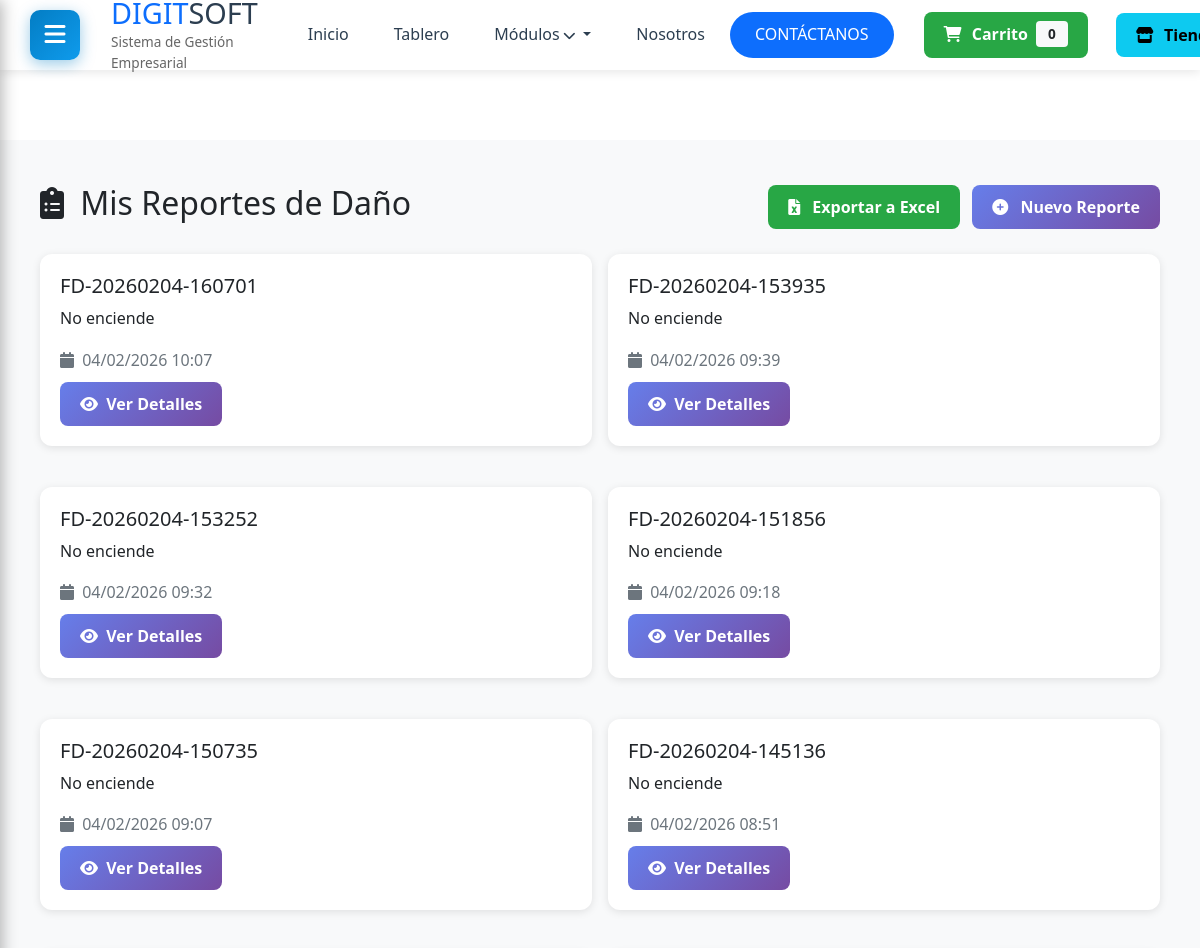
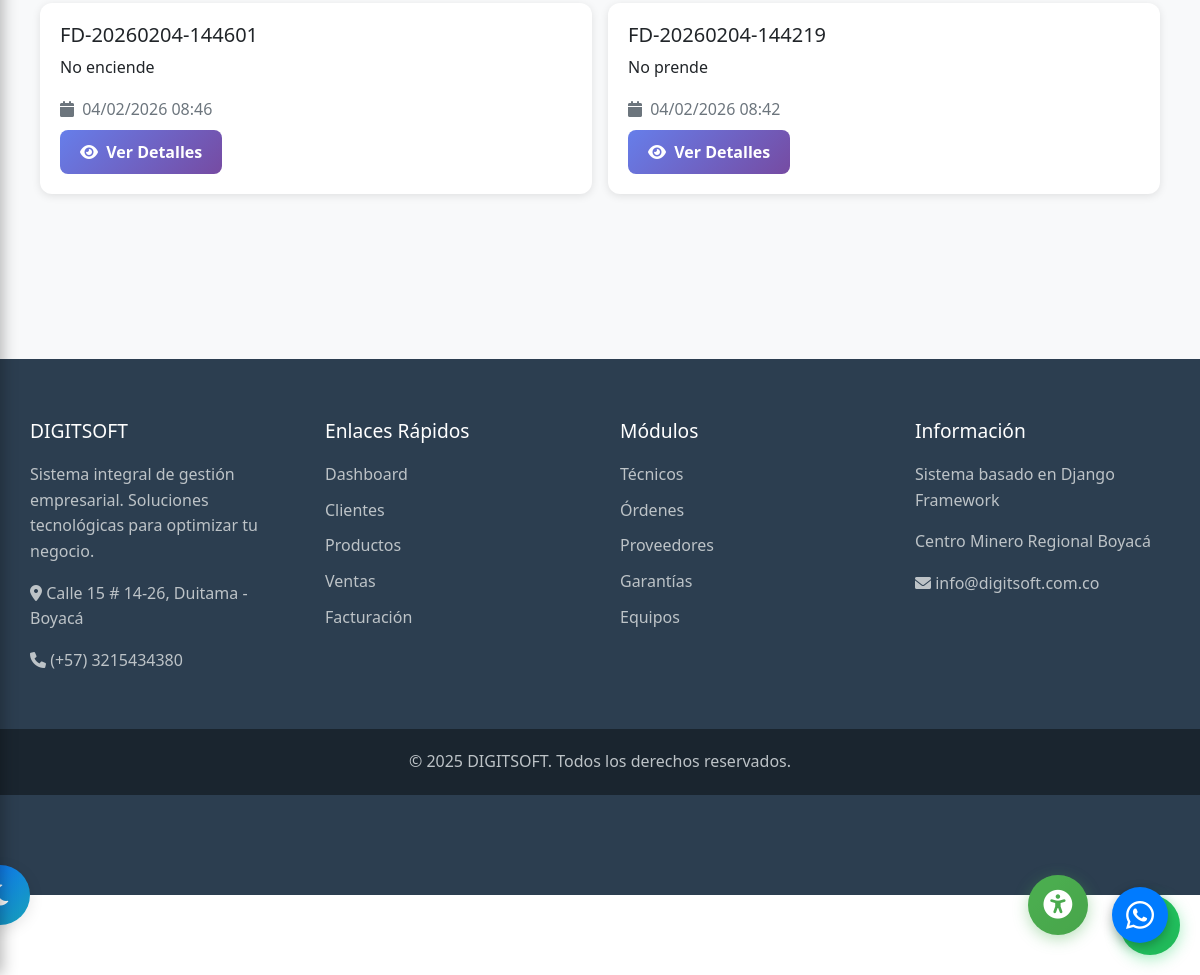
Screenshot of /reportes-dano/mis-reportes/ (signed in) with the database file from the repository (2 pictures, top to bottom).
### reportes_dano/models.py (models this page shows, shortened)
class RegistroDano(models.Model):
    numero_factura = models.CharField(max_length=50, unique=True, blank=True)
    fecha_reporte = models.DateTimeField(default=timezone.now)
    descripcion_dano = models.TextField()
    usuario = models.ForeignKey(User, on_delete=models.SET_NULL, null=True, blank=True)
    orden = models.ForeignKey(
        'ordenes.OrdenServicio',
        on_delete=models.SET_NULL,
        null=True,
        blank=True,
        related_name='reportes_dano',
        verbose_name="Orden de Servicio"
    )
    class Meta:
        verbose_name = "Registro de Daño"
        verbose_name_plural = "Registros de Daños"

### reportes_dano/views.py (the view)
# urls.py: path('mis-reportes/', views.mis_reportes, name='mis_reportes'),
@login_required
def mis_reportes(request):
    reportes = RegistroDano.objects.filter(usuario=request.user).order_by('-fecha_reporte')
    return render(request, 'reportes_dano/mis_reportes.html', {'reportes': reportes})

### templates/reportes_dano/mis_reportes.html (shortened to what this page needs)
{% extends 'base_dashboard.html' %}
{% load static %}
{% block content %}
<div class="container-fluid py-4">
    <div class="d-flex justify-content-between align-items-center mb-4">
        <h2><i class="fas fa-clipboard-list me-2"></i> Mis Reportes de Daño</h2>
        <div>
            <a href="{% url 'reportes_dano:exportar_excel' %}" class="btn btn-success me-2">
                <i class="fas fa-file-excel me-2"></i>
                Exportar a Excel
            </a>
            <a href="{% url 'reportes_dano:registrar' %}" class="btn btn-primary">
                <i class="fas fa-plus-circle me-2"></i>
                Nuevo Reporte
            </a>
        </div>
    </div>
    {% if reportes %}
        <div class="row">
            {% for reporte in reportes %}
            <div class="col-md-6 mb-3">
                <div class="card">
                    <div class="card-body">
                        <h5 class="card-title">{{ reporte.numero_factura }}</h5>
                        <p class="card-text">{{ reporte.descripcion_dano|truncatewords:20 }}</p>
                        <p class="text-muted mb-2">
                            <i class="fas fa-calendar me-1"></i>
                            {{ reporte.fecha_reporte|date:"d/m/Y H:i" }}
                        </p>
                        <a href="{% url 'reportes_dano:detalle_reporte' reporte.pk %}" class="btn btn-sm btn-primary">
                            <i class="fas fa-eye me-1"></i> Ver Detalles
                        </a>
                    </div>
                </div>
            </div>
            {% endfor %}
        </div>
    {% else %}
        <div class="alert alert-info">
            <i class="fas fa-info-circle me-2"></i>
            No tienes reportes de daño registrados.
        </div>
    {% endif %}
</div>
{% endblock %}

### static/css/dashboard.css (style rules this page uses)
:root { --primary-color: #037dc4; --secondary-color: #0f9bec; --dark-color: #2c3e50; --light-color: #f9f9f9; --sidebar-width: 250px; --header-height: 70px; }
* { margin: 0; padding: 0; box-sizing: border-box; }
body { font-family: 'Segoe UI', Tahoma, Geneva, Verdana, sans-serif; background-color: #f5f6fa; color: #323235; line-height: 1.6; min-height: 100vh; display: flex; flex-direction: column; }

### static/css/theme-switcher.css (style rules this page uses)
:root { --bg-primary: #ffffff; --bg-secondary: #f8f9fa; --bg-card: #ffffff; --text-primary: #212529; --text-secondary: #6c757d; --border-color: #dee2e6; --shadow: rgba(0, 0, 0, 0.1); --primary-color: #0d6efd; --success-color: #28a745; --danger-color: #dc3545; --warning-color: #ffc107; --info-color: #17a2b8; --input-bg: #ffffff; --input-border: #ced4da; --table-hover: #f8f9fa; }
body { background-color: var(--bg-primary); color: var(--text-primary); transition: background-color 0.3s ease, color 0.3s ease; }
.card { background-color: var(--bg-card); border-color: var(--border-color); color: var(--text-primary); box-shadow: 0 0.125rem 0.25rem var(--shadow); transition: all 0.3s ease; }
.text-muted { color: var(--text-secondary) !important; }
.container-fluid, .container { transition: all 0.3s ease; }
* { transition: background-color 0.3s ease, color 0.3s ease, border-color 0.3s ease; }

### static/css/accessibility.css (style rules this page uses)
body { transition: background-color 0.3s ease, color 0.3s ease, filter 0.3s ease; }

### static/css/responsive-global.css (style rules this page uses)
:root { --container-max-width: 1200px; --spacing-xs: 0.5rem; --spacing-sm: 1rem; --spacing-md: 1.5rem; --spacing-lg: 2rem; --spacing-xl: 3rem; }
* { box-sizing: border-box; }
html { font-size: 16px; -webkit-text-size-adjust: 100%; -ms-text-size-adjust: 100%; }
body { margin: 0; padding: 0; overflow-x: hidden !important; max-width: 100vw; }
.container, .container-fluid { width: 100%; padding-right: 15px; padding-left: 15px; margin-right: auto; margin-left: auto; }
.row { display: flex; flex-wrap: wrap; margin-right: -15px; margin-left: -15px; }
[class*="col-"] { position: relative; width: 100%; padding-right: 15px; padding-left: 15px; }
@media (min-width: 768px) { .col-md-6 { flex: 0 0 50%; max-width: 50%; } }
.card { position: relative; display: flex; flex-direction: column; min-width: 0; word-wrap: break-word; background-color: #fff; border: 1px solid rgba(0,0,0,.125); border-radius: 0.25rem; margin-bottom: 1rem; }
.card-body { flex: 1 1 auto; padding: 1.25rem; }
.btn { display: inline-block; font-weight: 400; text-align: center; white-space: nowrap; vertical-align: middle; user-select: none; border: 1px solid transparent; padding: 0.375rem 0.75rem; font-size: 1rem; line-height: 1.5; border-radius: 0.25rem; transition: all 0.15s ease-in-out; cursor: pointer; }
h2, .h2 { font-size: 2rem; }
h5, .h5 { font-size: 1.25rem; }

### static/css/responsive-fixes.css (style rules this page uses)
body { padding-bottom: 20px; }
html, body { overflow-x: hidden; position: relative; }
.container, .container-fluid { padding-bottom: 100px; }

### static/css/modulos-fix-responsive.css (style rules this page uses)
.btn { border-radius: 8px; padding: 10px 20px; font-weight: 600; transition: all 0.3s; border: none; }
.btn i { margin-right: 6px; }
.btn-primary-enhanced, .btn-primary { background: linear-gradient(135deg, #667eea 0%, #764ba2 100%); color: white; }
.btn-success { background: #28a745; color: white; }
.card { border: none; border-radius: 12px; box-shadow: 0 2px 8px rgba(0, 0, 0, 0.1); overflow: hidden; margin-bottom: 25px; }
.card-body { padding: 20px; }
.container-fluid { padding-left: 20px; padding-right: 20px; padding-bottom: 120px; }
.row { margin-left: -8px; margin-right: -8px; }
.row > [class*="col-"] { padding-left: 8px; padding-right: 8px; }
.d-flex { display: flex; }
.justify-content-between { justify-content: space-between; }
.align-items-center { align-items: center; }
.mb-4 { margin-bottom: 1.5rem; }
html, body { overflow-x: hidden; max-width: 100vw; }
* { box-sizing: border-box; }

### static/css/z-index-fix.css (style rules this page uses)
.container-fluid { position: relative; z-index: 2 !important; }
.card, .table-responsive, .module-header, .search-box { position: relative; z-index: 5 !important; }
.card-body, .table-responsive, .module-header, .search-box, .filters-section { visibility: visible !important; opacity: 1 !important; }

### rows the page displays
RegistroDano: numero_factura "FD-20260204-160701", descripcion_dano "No enciende", fecha_reporte "04/02/2026 10:07"
RegistroDano: numero_factura "FD-20260204-153935", descripcion_dano "No enciende", fecha_reporte "04/02/2026 09:39"
RegistroDano: numero_factura "FD-20260204-153252", descripcion_dano "No enciende", fecha_reporte "04/02/2026 09:32"
RegistroDano: numero_factura "FD-20260204-151856", descripcion_dano "No enciende", fecha_reporte "04/02/2026 09:18"
RegistroDano: numero_factura "FD-20260204-150735", descripcion_dano "No enciende", fecha_reporte "04/02/2026 09:07"
RegistroDano: numero_factura "FD-20260204-145136", descripcion_dano "No enciende", fecha_reporte "04/02/2026 08:51"
RegistroDano: numero_factura "FD-20260204-144601", descripcion_dano "No enciende", fecha_reporte "04/02/2026 08:46"
RegistroDano: numero_factura "FD-20260204-144219", descripcion_dano "No prende", fecha_reporte "04/02/2026 08:42"
